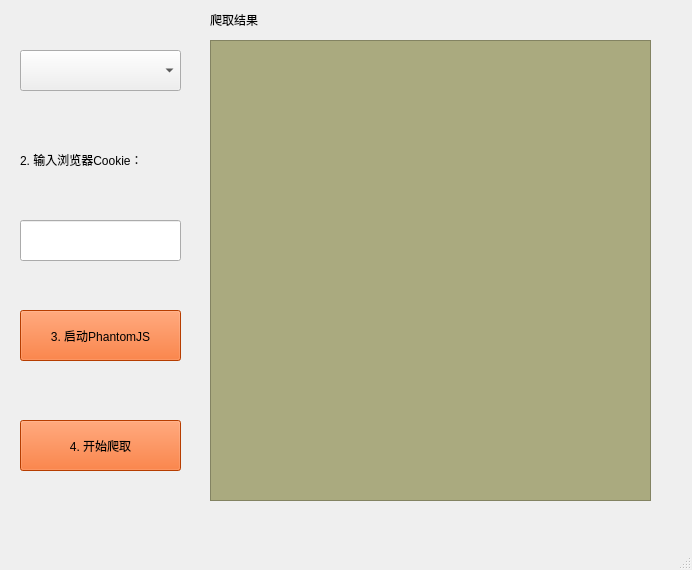
<?xml version="1.0" encoding="UTF-8"?>
<ui version="4.0">
 <class>MainWindow</class>
 <widget class="QMainWindow" name="MainWindow">
  <property name="geometry">
   <rect>
    <x>0</x>
    <y>0</y>
    <width>692</width>
    <height>570</height>
   </rect>
  </property>
  <property name="windowTitle">
   <string>MainWindow</string>
  </property>
  <property name="styleSheet">
   <string notr="true"/>
  </property>
  <widget class="QWidget" name="centralwidget">
   <widget class="QPushButton" name="beginBtn">
    <property name="geometry">
     <rect>
      <x>20</x>
      <y>420</y>
      <width>161</width>
      <height>51</height>
     </rect>
    </property>
    <property name="toolTip">
     <string>&lt;html&gt;&lt;head/&gt;&lt;body&gt;&lt;p&gt;&lt;span style=&quot; font-size:12pt; font-weight:600;&quot;&gt;请确定cookie输入无误及PhantomJS启动成功再开始爬取&lt;/span&gt;&lt;/p&gt;&lt;/body&gt;&lt;/html&gt;</string>
    </property>
    <property name="styleSheet">
     <string notr="true">background-color: rgb(255, 85, 0);
font: 75 14pt &quot;微软雅黑&quot;;</string>
    </property>
    <property name="text">
     <string>4. 开始爬取</string>
    </property>
   </widget>
   <widget class="QTextEdit" name="textEdit">
    <property name="geometry">
     <rect>
      <x>210</x>
      <y>40</y>
      <width>441</width>
      <height>461</height>
     </rect>
    </property>
    <property name="styleSheet">
     <string notr="true">background-color: rgb(170, 170, 127);
font: 11pt &quot;微软雅黑&quot;;
border-color: rgb(0, 0, 0);</string>
    </property>
   </widget>
   <widget class="QLabel" name="label">
    <property name="geometry">
     <rect>
      <x>210</x>
      <y>10</y>
      <width>61</width>
      <height>20</height>
     </rect>
    </property>
    <property name="styleSheet">
     <string notr="true">font: 75 11pt &quot;微软雅黑&quot;;</string>
    </property>
    <property name="text">
     <string>爬取结果</string>
    </property>
   </widget>
   <widget class="QLineEdit" name="cookieLine">
    <property name="geometry">
     <rect>
      <x>20</x>
      <y>220</y>
      <width>161</width>
      <height>41</height>
     </rect>
    </property>
    <property name="toolTip">
     <string>&lt;html&gt;&lt;head/&gt;&lt;body&gt;&lt;p&gt;&lt;span style=&quot; font-size:12pt; font-weight:600;&quot;&gt;请更新cookie，不填则使用上次cookie&lt;/span&gt;&lt;/p&gt;&lt;/body&gt;&lt;/html&gt;</string>
    </property>
    <property name="styleSheet">
     <string notr="true">font: 11pt &quot;微软雅黑&quot;;</string>
    </property>
    <property name="text">
     <string/>
    </property>
   </widget>
   <widget class="QLabel" name="cookieLabel">
    <property name="geometry">
     <rect>
      <x>20</x>
      <y>150</y>
      <width>151</width>
      <height>20</height>
     </rect>
    </property>
    <property name="styleSheet">
     <string notr="true">font: 75 11pt &quot;微软雅黑&quot;;</string>
    </property>
    <property name="text">
     <string>2. 输入浏览器Cookie：</string>
    </property>
   </widget>
   <widget class="QPushButton" name="browserBtn">
    <property name="geometry">
     <rect>
      <x>20</x>
      <y>310</y>
      <width>161</width>
      <height>51</height>
     </rect>
    </property>
    <property name="toolTip">
     <string>&lt;html&gt;&lt;head/&gt;&lt;body&gt;&lt;p&gt;&lt;span style=&quot; font-size:12pt; font-weight:600;&quot;&gt;启动PhantomJS无界面浏览器线程&lt;/span&gt;&lt;/p&gt;&lt;/body&gt;&lt;/html&gt;</string>
    </property>
    <property name="styleSheet">
     <string notr="true">background-color: rgb(255, 85, 0);
font: 12pt &quot;微软雅黑&quot;;</string>
    </property>
    <property name="text">
     <string>3. 启动PhantomJS</string>
    </property>
   </widget>
   <widget class="QComboBox" name="comboBox">
    <property name="geometry">
     <rect>
      <x>20</x>
      <y>50</y>
      <width>161</width>
      <height>41</height>
     </rect>
    </property>
    <property name="toolTip">
     <string>&lt;html&gt;&lt;head/&gt;&lt;body&gt;&lt;p&gt;&lt;span style=&quot; font-size:14pt; font-weight:600;&quot;&gt;收到的简历还是回收站？&lt;/span&gt;&lt;/p&gt;&lt;/body&gt;&lt;/html&gt;</string>
    </property>
   </widget>
  </widget>
  <widget class="QMenuBar" name="menubar">
   <property name="geometry">
    <rect>
     <x>0</x>
     <y>0</y>
     <width>692</width>
     <height>23</height>
    </rect>
   </property>
  </widget>
  <widget class="QStatusBar" name="statusbar"/>
 </widget>
 <resources/>
 <connections/>
</ui>
